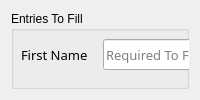
       <widget class="QWidget" name="EmployeeData_Window">
        <attribute name="title">
         <string>Employee</string>
        </attribute>
        <layout class="QVBoxLayout" name="verticalLayout_4">
         <item>
          <widget class="QGroupBox" name="groupBox_4">
           <property name="sizePolicy">
            <sizepolicy hsizetype="Preferred" vsizetype="Preferred">
             <horstretch>0</horstretch>
             <verstretch>0</verstretch>
            </sizepolicy>
           </property>
           <property name="title">
            <string>Entries To Fill</string>
           </property>
           <widget class="QGroupBox" name="groupBox_5">
            <property name="geometry">
             <rect>
              <x>10</x>
              <y>380</y>
              <width>751</width>
              <height>181</height>
             </rect>
            </property>
            <property name="sizePolicy">
             <sizepolicy hsizetype="MinimumExpanding" vsizetype="Ignored">
              <horstretch>0</horstretch>
              <verstretch>0</verstretch>
             </sizepolicy>
            </property>
            <property name="title">
             <string>Pre-requisites For Modifying / Adding Data</string>
            </property>
            <widget class="QGroupBox" name="groupBox_6">
             <property name="geometry">
              <rect>
               <x>10</x>
               <y>20</y>
               <width>361</width>
               <height>151</height>
              </rect>
             </property>
             <property name="title">
              <string>For Adding / Inserting Data</string>
             </property>
             <widget class="QLabel" name="label_19">
              <property name="geometry">
               <rect>
                <x>20</x>
                <y>30</y>
                <width>251</width>
                <height>16</height>
               </rect>
              </property>
              <property name="text">
               <string>- All Fields Are Required.</string>
              </property>
             </widget>
             <widget class="QLabel" name="label_20">
              <property name="geometry">
               <rect>
                <x>20</x>
                <y>60</y>
                <width>251</width>
                <height>16</height>
               </rect>
              </property>
              <property name="text">
               <string>- Passwords Must Match.</string>
              </property>
             </widget>
            </widget>
            <widget class="QGroupBox" name="groupBox_7">
             <property name="geometry">
              <rect>
               <x>380</x>
               <y>20</y>
               <width>361</width>
               <height>151</height>
              </rect>
             </property>
             <property name="title">
              <string>For Editing / Modifying Data</string>
             </property>
             <widget class="QLabel" name="label_26">
              <property name="geometry">
               <rect>
                <x>20</x>
                <y>30</y>
                <width>331</width>
                <height>31</height>
               </rect>
              </property>
              <property name="text">
               <string>- Fields That Don't Require Changes Must 
Be Left Blank</string>
              </property>
             </widget>
             <widget class="QLabel" name="label_25">
              <property name="geometry">
               <rect>
                <x>20</x>
                <y>80</y>
                <width>331</width>
                <height>41</height>
               </rect>
              </property>
              <property name="text">
               <string>- Password Must Be Entered without 
Filling Confirm Password to Apply Changes</string>
              </property>
             </widget>
            </widget>
           </widget>
           <widget class="QWidget" name="layoutWidget">
            <property name="geometry">
             <rect>
              <x>10</x>
              <y>28</y>
              <width>751</width>
              <height>31</height>
             </rect>
            </property>
            <layout class="QHBoxLayout" name="horizontalLayout_6">
             <property name="spacing">
              <number>15</number>
             </property>
             <item>
              <widget class="QLabel" name="label_8">
               <property name="sizePolicy">
                <sizepolicy hsizetype="Fixed" vsizetype="Preferred">
                 <horstretch>0</horstretch>
                 <verstretch>0</verstretch>
                </sizepolicy>
               </property>
               <property name="font">
                <font>
                 <family>Roboto Mono</family>
                 <pointsize>10</pointsize>
                </font>
               </property>
               <property name="text">
                <string>First Name</string>
               </property>
              </widget>
             </item>
             <item>
              <widget class="QLineEdit" name="EmpEntry_FN">
               <property name="sizePolicy">
                <sizepolicy hsizetype="Minimum" vsizetype="Ignored">
                 <horstretch>0</horstretch>
                 <verstretch>0</verstretch>
                </sizepolicy>
               </property>
               <property name="font">
                <font>
                 <family>Roboto Mono</family>
                 <pointsize>10</pointsize>
                </font>
               </property>
               <property name="placeholderText">
                <string>Required To Fill...</string>
               </property>
               <property name="clearButtonEnabled">
                <bool>true</bool>
               </property>
              </widget>
             </item>
             <item>
              <widget class="QLabel" name="label_9">
               <property name="sizePolicy">
                <sizepolicy hsizetype="Fixed" vsizetype="Preferred">
                 <horstretch>0</horstretch>
                 <verstretch>0</verstretch>
                </sizepolicy>
               </property>
               <property name="font">
                <font>
                 <family>Roboto Mono</family>
                 <pointsize>10</pointsize>
                </font>
               </property>
               <property name="text">
                <string>Last Name</string>
               </property>
              </widget>
             </item>
             <item>
              <widget class="QLineEdit" name="EmpEntry_LN">
               <property name="sizePolicy">
                <sizepolicy hsizetype="Minimum" vsizetype="Ignored">
                 <horstretch>0</horstretch>
                 <verstretch>0</verstretch>
                </sizepolicy>
               </property>
               <property name="font">
                <font>
                 <family>Roboto Mono</family>
                 <pointsize>10</pointsize>
                </font>
               </property>
               <property name="placeholderText">
                <string>Required To Fill...</string>
               </property>
               <property name="clearButtonEnabled">
                <bool>true</bool>
               </property>
              </widget>
             </item>
            </layout>
           </widget>
           <widget class="QWidget" name="layoutWidget">
            <property name="geometry">
             <rect>
              <x>10</x>
              <y>80</y>
              <width>751</width>
              <height>31</height>
             </rect>
            </property>
            <layout class="QHBoxLayout" name="horizontalLayout_7">
             <property name="spacing">
              <number>15</number>
             </property>
             <item>
              <widget class="QLabel" name="label_10">
               <property name="sizePolicy">
                <sizepolicy hsizetype="Fixed" vsizetype="Preferred">
                 <horstretch>0</horstretch>
                 <verstretch>0</verstretch>
                </sizepolicy>
               </property>
               <property name="font">
                <font>
                 <family>Roboto Mono</family>
                 <pointsize>10</pointsize>
                </font>
               </property>
               <property name="text">
                <string>Position Code</string>
               </property>
              </widget>
             </item>
             <item>
              <widget class="QComboBox" name="EmpEntry_PC">
               <property name="sizePolicy">
                <sizepolicy hsizetype="MinimumExpanding" vsizetype="Ignored">
                 <horstretch>0</horstretch>
                 <verstretch>0</verstretch>
                </sizepolicy>
               </property>
              </widget>
             </item>
             <item>
              <widget class="QLabel" name="label_11">
               <property name="sizePolicy">
                <sizepolicy hsizetype="Fixed" vsizetype="Preferred">
                 <horstretch>0</horstretch>
                 <verstretch>0</verstretch>
                </sizepolicy>
               </property>
               <property name="font">
                <font>
                 <family>Roboto Mono</family>
                 <pointsize>10</pointsize>
                </font>
               </property>
               <property name="text">
                <string>Date of Birth</string>
               </property>
              </widget>
             </item>
             <item>
              <widget class="QDateEdit" name="EmpEntry_DOB">
               <property name="sizePolicy">
                <sizepolicy hsizetype="MinimumExpanding" vsizetype="Ignored">
                 <horstretch>0</horstretch>
                 <verstretch>0</verstretch>
                </sizepolicy>
               </property>
               <property name="calendarPopup">
                <bool>true</bool>
               </property>
              </widget>
             </item>
            </layout>
           </widget>
           <widget class="QWidget" name="layoutWidget">
            <property name="geometry">
             <rect>
              <x>10</x>
              <y>130</y>
              <width>751</width>
              <height>31</height>
             </rect>
            </property>
            <layout class="QHBoxLayout" name="horizontalLayout_8">
             <property name="spacing">
              <number>15</number>
             </property>
             <item>
              <widget class="QLabel" name="label_12">
               <property name="sizePolicy">
                <sizepolicy hsizetype="Fixed" vsizetype="Preferred">
                 <horstretch>0</horstretch>
                 <verstretch>0</verstretch>
                </sizepolicy>
               </property>
               <property name="font">
                <font>
                 <family>Roboto Mono</family>
                 <pointsize>10</pointsize>
                </font>
               </property>
               <property name="text">
                <string>Address</string>
               </property>
              </widget>
             </item>
             <item>
              <widget class="QLineEdit" name="EmpEntry_Adrs">
               <property name="sizePolicy">
                <sizepolicy hsizetype="Preferred" vsizetype="Ignored">
                 <horstretch>0</horstretch>
                 <verstretch>0</verstretch>
                </sizepolicy>
               </property>
               <property name="font">
                <font>
                 <family>Roboto Mono</family>
                 <pointsize>10</pointsize>
                </font>
               </property>
               <property name="placeholderText">
                <string>Required Value To Fill...</string>
               </property>
               <property name="clearButtonEnabled">
                <bool>true</bool>
               </property>
              </widget>
             </item>
            </layout>
           </widget>
           <widget class="QWidget" name="layoutWidget">
            <property name="geometry">
             <rect>
              <x>10</x>
              <y>180</y>
              <width>751</width>
              <height>31</height>
             </rect>
            </property>
            <layout class="QHBoxLayout" name="horizontalLayout_11">
             <property name="spacing">
              <number>15</number>
             </property>
             <item>
              <widget class="QLabel" name="label_17">
               <property name="sizePolicy">
                <sizepolicy hsizetype="Fixed" vsizetype="Preferred">
                 <horstretch>0</horstretch>
                 <verstretch>0</verstretch>
                </sizepolicy>
               </property>
               <property name="font">
                <font>
                 <family>Roboto Mono</family>
                 <pointsize>10</pointsize>
                </font>
               </property>
               <property name="text">
                <string>SSS</string>
               </property>
              </widget>
             </item>
             <item>
              <widget class="QLineEdit" name="EmpEntry_SSS">
               <property name="sizePolicy">
                <sizepolicy hsizetype="Minimum" vsizetype="Ignored">
                 <horstretch>0</horstretch>
                 <verstretch>0</verstretch>
                </sizepolicy>
               </property>
               <property name="font">
                <font>
                 <family>Roboto Mono</family>
                 <pointsize>10</pointsize>
                </font>
               </property>
               <property name="placeholderText">
                <string>Required To Fill...</string>
               </property>
               <property name="clearButtonEnabled">
                <bool>true</bool>
               </property>
              </widget>
             </item>
             <item>
              <widget class="QLabel" name="label_18">
               <property name="sizePolicy">
                <sizepolicy hsizetype="Fixed" vsizetype="Preferred">
                 <horstretch>0</horstretch>
                 <verstretch>0</verstretch>
                </sizepolicy>
               </property>
               <property name="font">
                <font>
                 <family>Roboto Mono</family>
                 <pointsize>10</pointsize>
                </font>
               </property>
               <property name="text">
                <string>TIN</string>
               </property>
              </widget>
             </item>
             <item>
              <widget class="QLineEdit" name="EmpEntry_TIN">
               <property name="sizePolicy">
                <sizepolicy hsizetype="Minimum" vsizetype="Ignored">
                 <horstretch>0</horstretch>
                 <verstretch>0</verstretch>
                </sizepolicy>
               </property>
               <property name="font">
                <font>
                 <family>Roboto Mono</family>
                 <pointsize>10</pointsize>
                </font>
               </property>
               <property name="placeholderText">
                <string>Required To Fill...</string>
               </property>
               <property name="clearButtonEnabled">
                <bool>true</bool>
               </property>
              </widget>
             </item>
            </layout>
           </widget>
           <widget class="QWidget" name="layoutWidget">
            <property name="geometry">
             <rect>
              <x>10</x>
              <y>230</y>
              <width>751</width>
              <height>31</height>
             </rect>
            </property>
            <layout class="QHBoxLayout" name="horizontalLayout_13">
             <property name="spacing">
              <number>15</number>
             </property>
             <item>
              <widget class="QLabel" name="label_21">
               <property name="sizePolicy">
                <sizepolicy hsizetype="Fixed" vsizetype="Preferred">
                 <horstretch>0</horstretch>
                 <verstretch>0</verstretch>
                </sizepolicy>
               </property>
               <property name="font">
                <font>
                 <family>Roboto Mono</family>
                 <pointsize>10</pointsize>
                </font>
               </property>
               <property name="text">
                <string>PhilHealth</string>
               </property>
              </widget>
             </item>
             <item>
              <widget class="QLineEdit" name="EmpEntry_PH">
               <property name="sizePolicy">
                <sizepolicy hsizetype="Preferred" vsizetype="Ignored">
                 <horstretch>0</horstretch>
                 <verstretch>0</verstretch>
                </sizepolicy>
               </property>
               <property name="font">
                <font>
                 <family>Roboto Mono</family>
                 <pointsize>10</pointsize>
                </font>
               </property>
               <property name="placeholderText">
                <string>Required To Fill...</string>
               </property>
               <property name="clearButtonEnabled">
                <bool>true</bool>
               </property>
              </widget>
             </item>
            </layout>
           </widget>
           <widget class="QWidget" name="layoutWidget">
            <property name="geometry">
             <rect>
              <x>10</x>
              <y>280</y>
              <width>751</width>
              <height>31</height>
             </rect>
            </property>
            <layout class="QHBoxLayout" name="horizontalLayout_15">
             <property name="spacing">
              <number>15</number>
             </property>
             <item>
              <widget class="QLabel" name="label_22">
               <property name="sizePolicy">
                <sizepolicy hsizetype="Fixed" vsizetype="Preferred">
                 <horstretch>0</horstretch>
                 <verstretch>0</verstretch>
                </sizepolicy>
               </property>
               <property name="font">
                <font>
                 <family>Roboto Mono</family>
                 <pointsize>10</pointsize>
                </font>
               </property>
               <property name="text">
                <string>UserName</string>
               </property>
              </widget>
             </item>
             <item>
              <widget class="QLineEdit" name="EmpEntry_UN">
               <property name="sizePolicy">
                <sizepolicy hsizetype="Preferred" vsizetype="Ignored">
                 <horstretch>0</horstretch>
                 <verstretch>0</verstretch>
                </sizepolicy>
               </property>
               <property name="font">
                <font>
                 <family>Roboto Mono</family>
                 <pointsize>10</pointsize>
                </font>
               </property>
               <property name="placeholderText">
                <string>Required To Fill...</string>
               </property>
               <property name="clearButtonEnabled">
                <bool>true</bool>
               </property>
              </widget>
             </item>
            </layout>
           </widget>
           <widget class="QWidget" name="layoutWidget">
            <property name="geometry">
             <rect>
              <x>10</x>
              <y>330</y>
              <width>751</width>
              <height>31</height>
             </rect>
            </property>
            <layout class="QHBoxLayout" name="horizontalLayout_16">
             <property name="spacing">
              <number>15</number>
             </property>
             <item>
              <widget class="QLabel" name="label_23">
               <property name="sizePolicy">
                <sizepolicy hsizetype="Fixed" vsizetype="Preferred">
                 <horstretch>0</horstretch>
                 <verstretch>0</verstretch>
                </sizepolicy>
               </property>
               <property name="font">
                <font>
                 <family>Roboto Mono</family>
                 <pointsize>10</pointsize>
                </font>
               </property>
               <property name="text">
                <string>Password</string>
               </property>
              </widget>
             </item>
             <item>
              <widget class="QLineEdit" name="EmpEntry_PW">
               <property name="sizePolicy">
                <sizepolicy hsizetype="MinimumExpanding" vsizetype="Ignored">
                 <horstretch>0</horstretch>
                 <verstretch>0</verstretch>
                </sizepolicy>
               </property>
               <property name="font">
                <font>
                 <family>Roboto Mono</family>
                 <pointsize>10</pointsize>
                </font>
               </property>
               <property name="echoMode">
                <enum>QLineEdit::Password</enum>
               </property>
               <property name="placeholderText">
                <string>Required To Fill...</string>
               </property>
               <property name="clearButtonEnabled">
                <bool>true</bool>
               </property>
              </widget>
             </item>
             <item>
              <layout class="QHBoxLayout" name="horizontalLayout_17">
               <property name="spacing">
                <number>15</number>
               </property>
               <item>
                <widget class="QLabel" name="label_24">
                 <property name="sizePolicy">
                  <sizepolicy hsizetype="Fixed" vsizetype="Preferred">
                   <horstretch>0</horstretch>
                   <verstretch>0</verstretch>
                  </sizepolicy>
                 </property>
                 <property name="font">
                  <font>
                   <family>Roboto Mono</family>
                   <pointsize>10</pointsize>
                  </font>
                 </property>
                 <property name="text">
                  <string>Confirm Password</string>
                 </property>
                </widget>
               </item>
               <item>
                <widget class="QLineEdit" name="EmpEntry_CPW">
                 <property name="sizePolicy">
                  <sizepolicy hsizetype="MinimumExpanding" vsizetype="Ignored">
                   <horstretch>0</horstretch>
                   <verstretch>0</verstretch>
                  </sizepolicy>
                 </property>
                 <property name="font">
                  <font>
                   <family>Roboto Mono</family>
                   <pointsize>10</pointsize>
                  </font>
                 </property>
                 <property name="echoMode">
                  <enum>QLineEdit::Password</enum>
                 </property>
                 <property name="placeholderText">
                  <string>Required To Fill...</string>
                 </property>
                 <property name="clearButtonEnabled">
                  <bool>true</bool>
                 </property>
                </widget>
               </item>
              </layout>
             </item>
            </layout>
           </widget>
          </widget>
         </item>
        </layout>
       </widget>
